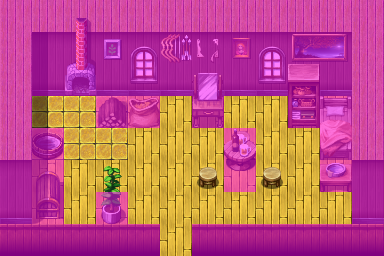

Below is a game level as drawn by its tile map, then a one-line description and the .tmx that defines it (tile-layer data replaced by summaries):
An orthogonal 12x8 tile map with 32x32 px tiles, 4 tile layers (Ground, Objects, Above, Walkable), 60 tilesets and 2 objects (mapchange, spawn).

<map version="2017.05.26" orientation="orthogonal" renderorder="right-down" width="12" height="8" tilewidth="32" tileheight="32" nextobjectid="3">
 <tileset firstgid="1" name="map_bed_1" tilewidth="32" tileheight="32" tilecount="128" columns="16">
  <image source="../drawable/map_bed_1.png" width="512" height="256" />
 </tileset>
 <tileset firstgid="129" name="map_border_1" tilewidth="32" tileheight="32" tilecount="128" columns="16">
  <image source="../drawable/map_border_1.png" width="512" height="256" />
 </tileset>
 <tileset firstgid="257" name="map_bridge_1" tilewidth="32" tileheight="32" tilecount="128" columns="16">
  <image source="../drawable/map_bridge_1.png" width="512" height="256" />
 </tileset>
 <tileset firstgid="385" name="map_bridge_2" tilewidth="32" tileheight="32" tilecount="128" columns="16">
  <image source="../drawable/map_bridge_2.png" width="512" height="256" />
 </tileset>
 <tileset firstgid="513" name="map_broken_1" tilewidth="32" tileheight="32" tilecount="128" columns="16">
  <image source="../drawable/map_broken_1.png" width="512" height="256" />
 </tileset>
 <tileset firstgid="641" name="map_cavewall_1" tilewidth="32" tileheight="32" tilecount="108" columns="18">
  <image source="../drawable/map_cavewall_1.png" width="576" height="192" />
 </tileset>
 <tileset firstgid="749" name="map_cavewall_2" tilewidth="32" tileheight="32" tilecount="108" columns="18">
  <image source="../drawable/map_cavewall_2.png" width="576" height="192" />
 </tileset>
 <tileset firstgid="857" name="map_cavewall_3" tilewidth="32" tileheight="32" tilecount="108" columns="18">
  <image source="../drawable/map_cavewall_3.png" width="576" height="192" />
 </tileset>
 <tileset firstgid="965" name="map_cavewall_4" tilewidth="32" tileheight="32" tilecount="108" columns="18">
  <image source="../drawable/map_cavewall_4.png" width="576" height="192" />
 </tileset>
 <tileset firstgid="1073" name="map_chair_table_1" tilewidth="32" tileheight="32" tilecount="128" columns="16">
  <image source="../drawable/map_chair_table_1.png" width="512" height="256" />
 </tileset>
 <tileset firstgid="1201" name="map_chair_table_2" tilewidth="32" tileheight="32" tilecount="128" columns="16">
  <image source="../drawable/map_chair_table_2.png" width="512" height="256" />
 </tileset>
 <tileset firstgid="1329" name="map_crate_1" tilewidth="32" tileheight="32" tilecount="128" columns="16">
  <image source="../drawable/map_crate_1.png" width="512" height="256" />
 </tileset>
 <tileset firstgid="1457" name="map_cupboard_1" tilewidth="32" tileheight="32" tilecount="128" columns="16">
  <image source="../drawable/map_cupboard_1.png" width="512" height="256" />
 </tileset>
 <tileset firstgid="1585" name="map_curtain_1" tilewidth="32" tileheight="32" tilecount="128" columns="16">
  <image source="../drawable/map_curtain_1.png" width="512" height="256" />
 </tileset>
 <tileset firstgid="1713" name="map_entrance_1" tilewidth="32" tileheight="32" tilecount="128" columns="16">
  <image source="../drawable/map_entrance_1.png" width="512" height="256" />
 </tileset>
 <tileset firstgid="1841" name="map_entrance_2" tilewidth="32" tileheight="32" tilecount="128" columns="16">
  <image source="../drawable/map_entrance_2.png" width="512" height="256" />
 </tileset>
 <tileset firstgid="1969" name="map_fence_1" tilewidth="32" tileheight="32" tilecount="128" columns="16">
  <image source="../drawable/map_fence_1.png" width="512" height="256" />
 </tileset>
 <tileset firstgid="2097" name="map_fence_2" tilewidth="32" tileheight="32" tilecount="128" columns="16">
  <image source="../drawable/map_fence_2.png" width="512" height="256" />
 </tileset>
 <tileset firstgid="2225" name="map_fence_3" tilewidth="32" tileheight="32" tilecount="128" columns="16">
  <image source="../drawable/map_fence_3.png" width="512" height="256" />
 </tileset>
 <tileset firstgid="2353" name="map_fence_4" tilewidth="32" tileheight="32" tilecount="128" columns="16">
  <image source="../drawable/map_fence_4.png" width="512" height="256" />
 </tileset>
 <tileset firstgid="2481" name="map_ground_1" tilewidth="32" tileheight="32" tilecount="128" columns="16">
  <image source="../drawable/map_ground_1.png" width="512" height="256" />
 </tileset>
 <tileset firstgid="2609" name="map_ground_2" tilewidth="32" tileheight="32" tilecount="128" columns="16">
  <image source="../drawable/map_ground_2.png" width="512" height="256" />
 </tileset>
 <tileset firstgid="2737" name="map_ground_3" tilewidth="32" tileheight="32" tilecount="128" columns="16">
  <image source="../drawable/map_ground_3.png" width="512" height="256" />
 </tileset>
 <tileset firstgid="2865" name="map_ground_4" tilewidth="32" tileheight="32" tilecount="128" columns="16">
  <image source="../drawable/map_ground_4.png" width="512" height="256" />
 </tileset>
 <tileset firstgid="2993" name="map_ground_5" tilewidth="32" tileheight="32" tilecount="128" columns="16">
  <image source="../drawable/map_ground_5.png" width="512" height="256" />
 </tileset>
 <tileset firstgid="3121" name="map_ground_6" tilewidth="32" tileheight="32" tilecount="128" columns="16">
  <image source="../drawable/map_ground_6.png" width="512" height="256" />
 </tileset>
 <tileset firstgid="3249" name="map_ground_7" tilewidth="32" tileheight="32" tilecount="128" columns="16">
  <image source="../drawable/map_ground_7.png" width="512" height="256" />
 </tileset>
 <tileset firstgid="3377" name="map_ground_8" tilewidth="32" tileheight="32" tilecount="128" columns="16">
  <image source="../drawable/map_ground_8.png" width="512" height="256" />
 </tileset>
 <tileset firstgid="3505" name="map_house_1" tilewidth="32" tileheight="32" tilecount="128" columns="16">
  <image source="../drawable/map_house_1.png" width="512" height="256" />
 </tileset>
 <tileset firstgid="3633" name="map_house_2" tilewidth="32" tileheight="32" tilecount="128" columns="16">
  <image source="../drawable/map_house_2.png" width="512" height="256" />
 </tileset>
 <tileset firstgid="3761" name="map_indoor_1" tilewidth="32" tileheight="32" tilecount="128" columns="16">
  <image source="../drawable/map_indoor_1.png" width="512" height="256" />
 </tileset>
 <tileset firstgid="3889" name="map_indoor_2" tilewidth="32" tileheight="32" tilecount="128" columns="16">
  <image source="../drawable/map_indoor_2.png" width="512" height="256" />
 </tileset>
 <tileset firstgid="4017" name="map_kitchen_1" tilewidth="32" tileheight="32" tilecount="128" columns="16">
  <image source="../drawable/map_kitchen_1.png" width="512" height="256" />
 </tileset>
 <tileset firstgid="4145" name="map_outdoor_1" tilewidth="32" tileheight="32" tilecount="128" columns="16">
  <image source="../drawable/map_outdoor_1.png" width="512" height="256" />
 </tileset>
 <tileset firstgid="4273" name="map_pillar_1" tilewidth="32" tileheight="32" tilecount="128" columns="16">
  <image source="../drawable/map_pillar_1.png" width="512" height="256" />
 </tileset>
 <tileset firstgid="4401" name="map_pillar_2" tilewidth="32" tileheight="32" tilecount="128" columns="16">
  <image source="../drawable/map_pillar_2.png" width="512" height="256" />
 </tileset>
 <tileset firstgid="4529" name="map_plant_1" tilewidth="32" tileheight="32" tilecount="128" columns="16">
  <image source="../drawable/map_plant_1.png" width="512" height="256" />
 </tileset>
 <tileset firstgid="4657" name="map_plant_2" tilewidth="32" tileheight="32" tilecount="128" columns="16">
  <image source="../drawable/map_plant_2.png" width="512" height="256" />
 </tileset>
 <tileset firstgid="4785" name="map_rock_1" tilewidth="32" tileheight="32" tilecount="128" columns="16">
  <image source="../drawable/map_rock_1.png" width="512" height="256" />
 </tileset>
 <tileset firstgid="4913" name="map_rock_2" tilewidth="32" tileheight="32" tilecount="128" columns="16">
  <image source="../drawable/map_rock_2.png" width="512" height="256" />
 </tileset>
 <tileset firstgid="5041" name="map_roof_1" tilewidth="32" tileheight="32" tilecount="128" columns="16">
  <image source="../drawable/map_roof_1.png" width="512" height="256" />
 </tileset>
 <tileset firstgid="5169" name="map_roof_2" tilewidth="32" tileheight="32" tilecount="128" columns="16">
  <image source="../drawable/map_roof_2.png" width="512" height="256" />
 </tileset>
 <tileset firstgid="5297" name="map_roof_3" tilewidth="32" tileheight="32" tilecount="128" columns="16">
  <image source="../drawable/map_roof_3.png" width="512" height="256" />
 </tileset>
 <tileset firstgid="5425" name="map_shop_1" tilewidth="32" tileheight="32" tilecount="128" columns="16">
  <image source="../drawable/map_shop_1.png" width="512" height="256" />
 </tileset>
 <tileset firstgid="5553" name="map_sign_ladder_1" tilewidth="32" tileheight="32" tilecount="128" columns="16">
  <image source="../drawable/map_sign_ladder_1.png" width="512" height="256" />
 </tileset>
 <tileset firstgid="5681" name="map_table_1" tilewidth="32" tileheight="32" tilecount="128" columns="16">
  <image source="../drawable/map_table_1.png" width="512" height="256" />
 </tileset>
 <tileset firstgid="5809" name="map_trail_1" tilewidth="32" tileheight="32" tilecount="128" columns="16">
  <image source="../drawable/map_trail_1.png" width="512" height="256" />
 </tileset>
 <tileset firstgid="5937" name="map_transition_1" tilewidth="32" tileheight="32" tilecount="128" columns="16">
  <image source="../drawable/map_transition_1.png" width="512" height="256" />
 </tileset>
 <tileset firstgid="6065" name="map_transition_2" tilewidth="32" tileheight="32" tilecount="128" columns="16">
  <image source="../drawable/map_transition_2.png" width="512" height="256" />
 </tileset>
 <tileset firstgid="6193" name="map_transition_3" tilewidth="32" tileheight="32" tilecount="128" columns="16">
  <image source="../drawable/map_transition_3.png" width="512" height="256" />
 </tileset>
 <tileset firstgid="6321" name="map_transition_4" tilewidth="32" tileheight="32" tilecount="128" columns="16">
  <image source="../drawable/map_transition_4.png" width="512" height="256" />
 </tileset>
 <tileset firstgid="6449" name="map_transition_5" tilewidth="32" tileheight="32" tilecount="128" columns="16">
  <image source="../drawable/map_transition_5.png" width="512" height="256" />
 </tileset>
 <tileset firstgid="6577" name="map_tree_1" tilewidth="32" tileheight="32" tilecount="128" columns="16">
  <image source="../drawable/map_tree_1.png" width="512" height="256" />
 </tileset>
 <tileset firstgid="6705" name="map_tree_2" tilewidth="32" tileheight="32" tilecount="128" columns="16">
  <image source="../drawable/map_tree_2.png" width="512" height="256" />
 </tileset>
 <tileset firstgid="6833" name="map_wall_1" tilewidth="32" tileheight="32" tilecount="128" columns="16">
  <image source="../drawable/map_wall_1.png" width="512" height="256" />
 </tileset>
 <tileset firstgid="6961" name="map_wall_2" tilewidth="32" tileheight="32" tilecount="120" columns="15">
  <image source="../drawable/map_wall_2.png" width="480" height="256" />
 </tileset>
 <tileset firstgid="7081" name="map_wall_3" tilewidth="32" tileheight="32" tilecount="120" columns="15">
  <image source="../drawable/map_wall_3.png" width="480" height="256" />
 </tileset>
 <tileset firstgid="7201" name="map_wall_4" tilewidth="32" tileheight="32" tilecount="120" columns="15">
  <image source="../drawable/map_wall_4.png" width="480" height="256" />
 </tileset>
 <tileset firstgid="7321" name="map_window_1" tilewidth="32" tileheight="32" tilecount="128" columns="16">
  <image source="../drawable/map_window_1.png" width="512" height="256" />
 </tileset>
 <tileset firstgid="7449" name="map_window_2" tilewidth="32" tileheight="32" tilecount="128" columns="16">
  <image source="../drawable/map_window_2.png" width="512" height="256" />
 </tileset>
 <layer name="Ground" width="12" height="8">
  <data>[96 cells, 96 non-empty, 7 distinct tile ids]</data>
 </layer>
 <layer name="Objects" width="12" height="8">
  <data>[96 cells, 29 non-empty, 26 distinct tile ids]</data>
 </layer>
 <layer name="Above" width="12" height="8">
  <data>[96 cells, 8 non-empty, 4 distinct tile ids]</data>
 </layer>
 <layer name="Walkable" width="12" height="8">
  <data>[96 cells, 68 non-empty, 1 distinct tile ids]</data>
 </layer>
 <objectgroup name="Mapevents">
  <object id="1" name="inside" type="mapchange" x="160" y="224" width="32" height="32">
   <properties>
    <property name="map" value="loneford14" />
    <property name="place" value="outside" />
   </properties>
  </object>
  <object id="2" name="throthaus" type="spawn" x="32" y="96" width="320" height="96">
   <properties>
    <property name="spawngroup" value="throthaus" />
   </properties>
  </object>
 </objectgroup>
 <objectgroup name="Spawn" />
 <objectgroup name="Keys" />
</map>
